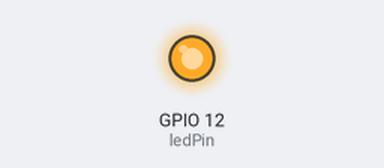
The sketch below on a simulated ESP32. On the bench: output pins drawn as LEDs (lit = HIGH). Random numbers use the default seed unless the sketch sets one; nothing arrives over Bluetooth unless stated; what the sketch prints to the serial monitor is not drawn.

Above: at 0.1 s.
Timing chart, 0 to 1.6 s (numbered marks = the images above):
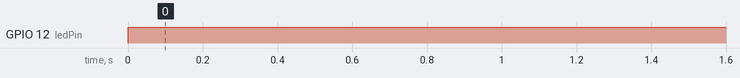

The sketch:

generar_dades_sint.ino
```cpp
#include <BluetoothSerial.h>

#if !defined(CONFIG_BT_ENABLED) || !defined(CONFIG_BLUEDROID_ENABLED) // mirar si la com BT esta activada
#error Bluetooth is not enabled! Please run 'make menuconfig' to and enable it
#endif

BluetoothSerial SerialBT; // com bluetooth

const int heartRates[] = {72, 72, 71, 73};
const float temps[] = {36.5, 36.7, 36.6, 36.5};
const int SPO2s[] = {99, 97, 98, 99};

const int arraySize = sizeof(heartRates) / sizeof(heartRates[0]); // llargada array

const int ledPin = 12;


void setup() {

  Serial.begin(9600);
  SerialBT.begin("ESP32_G6_P2");

  pinMode(ledPin, OUTPUT);

  randomSeed(analogRead(A0)); // generar random seed
}

void loop() {

  int randomIndex = random(arraySize);

  int hearRate = heartRates[randomIndex];
  float temp = temps[randomIndex];
  int SPO2 = SPO2s[randomIndex];

  Serial.println(String(hearRate) + "," + String(temp) + "," + String(SPO2));
  SerialBT.println(String(hearRate) + "," + String(temp) + "," + String(SPO2));

  digitalWrite(ledPin, HIGH);

  delay(1000);
}
```

Measured:
- by itself, GPIO 12 (ledPin): LOW → HIGH at 0.00 s
